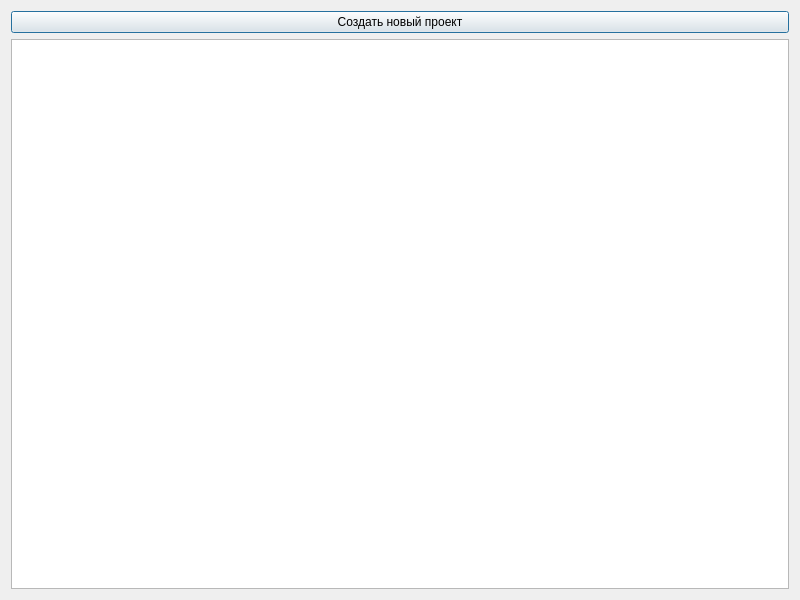
<?xml version="1.0" encoding="UTF-8"?>
<ui version="4.0">
 <class>Dialog</class>
 <widget class="QDialog" name="Dialog">
  <property name="geometry">
   <rect>
    <x>0</x>
    <y>0</y>
    <width>800</width>
    <height>600</height>
   </rect>
  </property>
  <property name="minimumSize">
   <size>
    <width>800</width>
    <height>600</height>
   </size>
  </property>
  <property name="windowTitle">
   <string>Редактор проектов</string>
  </property>
  <layout class="QVBoxLayout" name="verticalLayout_2">
   <item>
    <layout class="QVBoxLayout" name="verticalLayout">
     <item>
      <widget class="QPushButton" name="create_button">
       <property name="text">
        <string>Создать новый проект</string>
       </property>
       <property name="default">
        <bool>false</bool>
       </property>
       <property name="flat">
        <bool>false</bool>
       </property>
      </widget>
     </item>
     <item>
      <widget class="QListWidget" name="projects_list"/>
     </item>
    </layout>
   </item>
  </layout>
 </widget>
 <resources/>
 <connections/>
</ui>
